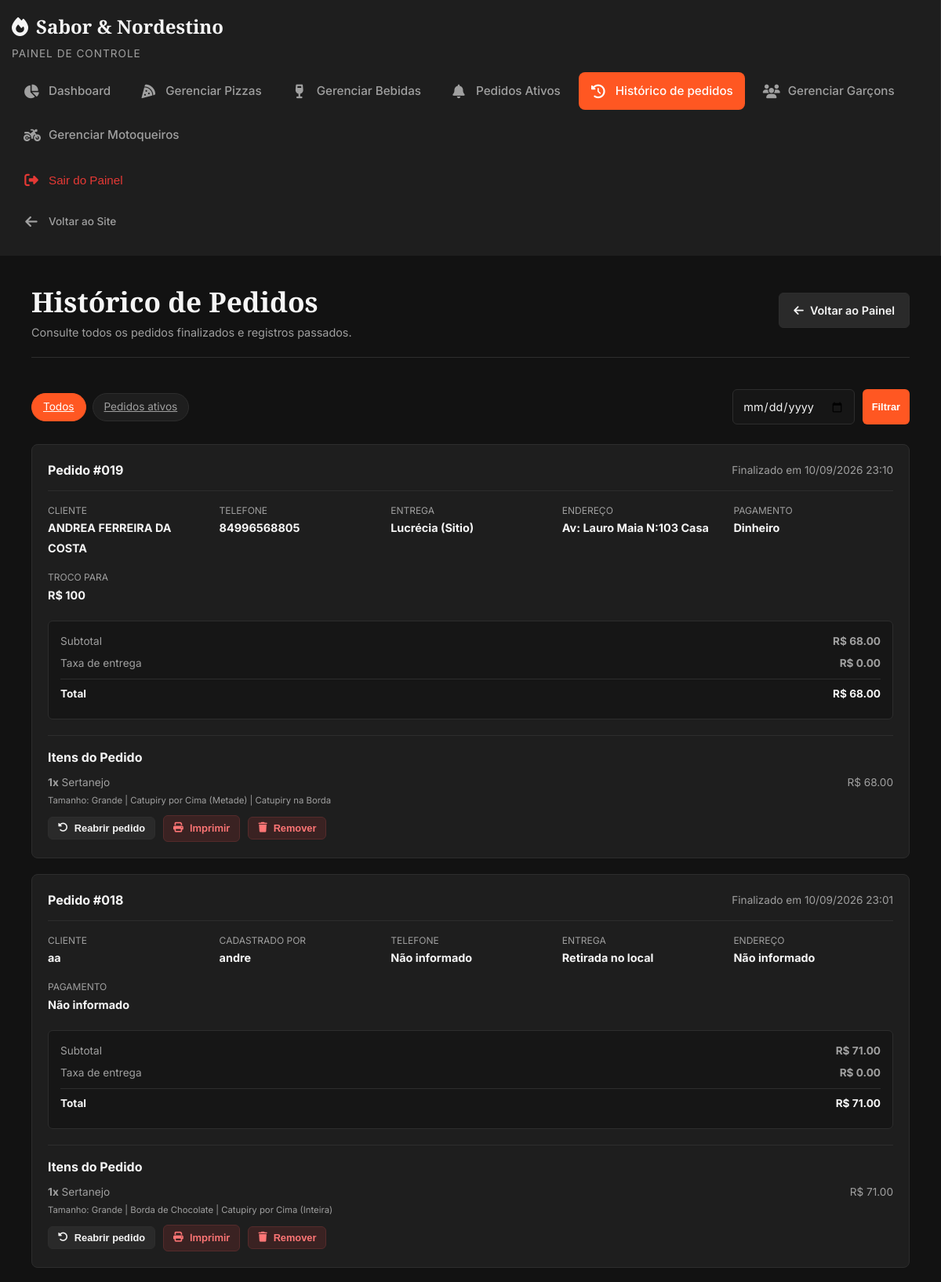
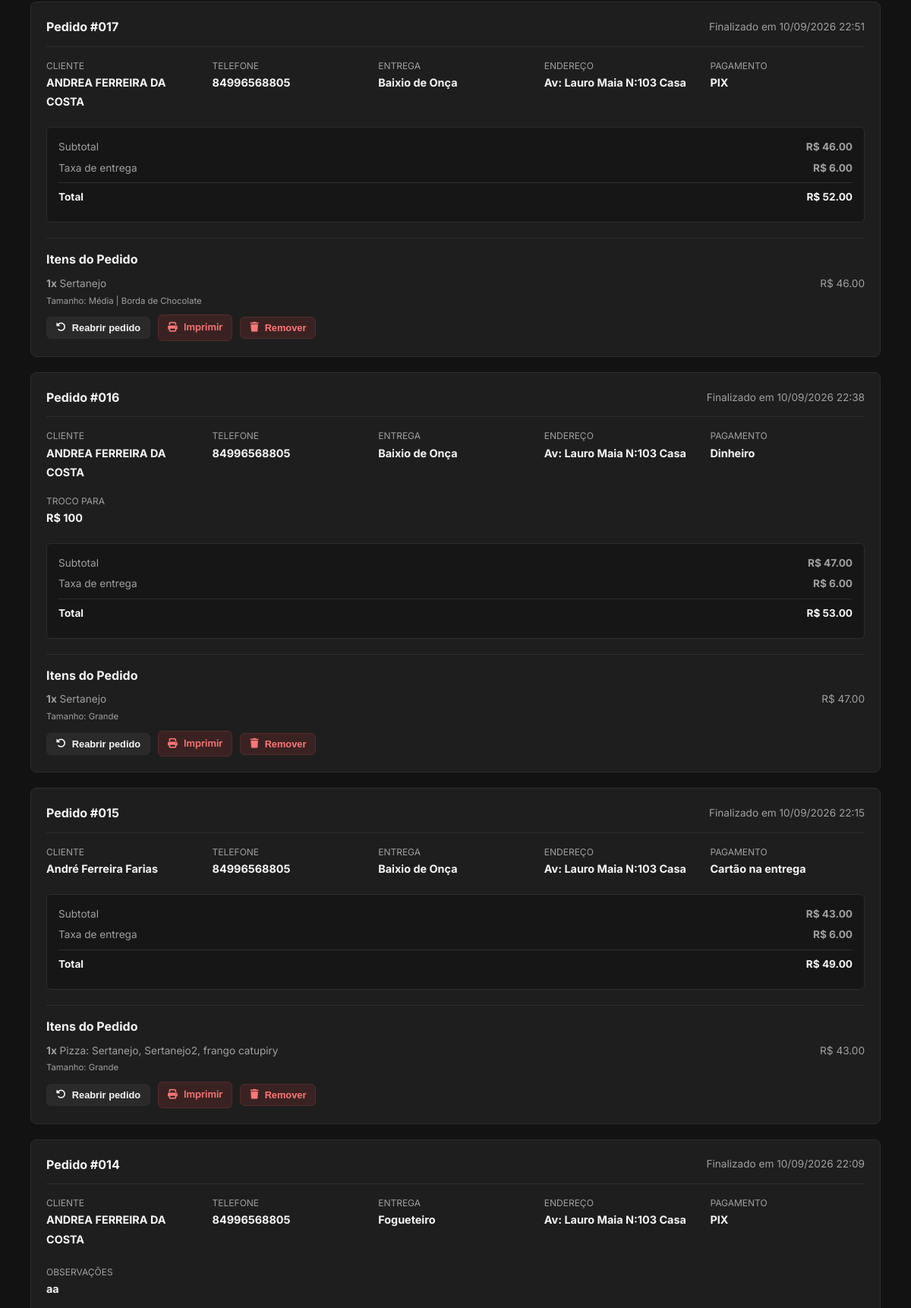
Page /painel/historico-pedidos/ (signed in, upper part) on the committed database (2 pictures, top to bottom).
### pizzaria/models.py (models this page shows, shortened)
class Pedido(SanitizedModelMixin, models.Model):
	STATUS_CHOICES = [
		("Novo", "Novo"),
		("Em andamento", "Em andamento"),
		("Em preparo", "Em preparo"),
		("Pronto", "Pronto"),
		("Entregue", "Entregue"),
		("Pago", "Pago"),
	]
	usuario = models.ForeignKey(User, on_delete=models.SET_NULL, null=True, blank=True, help_text="Garçom que registrou")
	cliente = models.CharField(max_length=100)
	cliente_token = models.CharField(max_length=64, blank=True, default='', db_index=True)
	telefone = models.CharField(max_length=20, blank=True, default="")
	endereco = models.TextField(blank=True, null=True)
	observacao = models.TextField(blank=True, null=True)
	forma_pagamento = models.CharField(max_length=30, default='', blank=True)
	troco = models.CharField(max_length=30, default='', blank=True)
	local_entrega = models.ForeignKey(TaxaEntrega, on_delete=models.SET_NULL, null=True, blank=True, help_text='Local de entrega (se aplicável)')
	taxa_entrega = models.DecimalField(max_digits=6, decimal_places=2, default=0, help_text='Valor da taxa de entrega')
	subtotal = models.DecimalField(max_digits=8, decimal_places=2, default=0, help_text='Total sem taxa de entrega')
	total = models.DecimalField(max_digits=8, decimal_places=2, default=0)
	status = models.CharField(max_length=20, choices=STATUS_CHOICES, default="Novo")
	criado_em = models.DateTimeField(auto_now_add=True)
	atualizado_em = models.DateTimeField(auto_now=True)
	reaberto_em = models.DateTimeField(null=True, blank=True)
	fechado_em = models.DateTimeField(null=True, blank=True)
	motoqueiro = models.ForeignKey(User, on_delete=models.SET_NULL, null=True, blank=True, related_name='entregas_motoqueiro', help_text="Entregador responsável")

class TaxaEntrega(SanitizedModelMixin, models.Model):
	nome = models.CharField(max_length=100, unique=True, help_text='Nome da localidade')
	taxa = models.DecimalField(max_digits=6, decimal_places=2, default=0, help_text='Valor da taxa de entrega')
	ativo = models.BooleanField(default=True, help_text='Se a entrega está disponível para este local')
	class Meta:
		verbose_name = 'Taxa de Entrega'
		verbose_name_plural = 'Taxas de Entrega'
		ordering = ['nome']

class ItemPedido(SanitizedModelMixin, models.Model):
	TIPO_CHOICES = [
		('pizza', 'Pizza'),
		('bebida', 'Bebida'),
	]
	pedido = models.ForeignKey(Pedido, on_delete=models.CASCADE, related_name='itens')
	item_tipo = models.CharField(max_length=10, choices=TIPO_CHOICES, default='pizza')
	pizza = models.ForeignKey(Pizza, on_delete=models.CASCADE, null=True, blank=True, related_name='itens_pedido')
	bebida = models.ForeignKey(Bebida, on_delete=models.CASCADE, null=True, blank=True, related_name='itens_pedido')
	quantidade = models.PositiveIntegerField(default=1)
	preco_unitario = models.DecimalField(max_digits=6, decimal_places=2)
	sabores = models.TextField(blank=True, null=True, help_text='JSON com sabores múltiplos')
	tamanho = models.CharField(max_length=1, choices=[('P', 'Pequena'), ('M', 'Média'), ('G', 'Grande')], default='G')
	borda_chocolate = models.BooleanField(default=False)
	borda_tipo = models.CharField(max_length=20, choices=[
		('catupiry', 'Catupiry'),
		('cheddar', 'Cheddar'),
		('sem_borda', 'Sem borda'),
		('catupiry_original', 'Catupiry Original'),
		('chocolate', 'Chocolate'),
	], default='catupiry')
	catupiry_cima = models.CharField(max_length=10, choices=[('nao', 'Não'), ('inteira', 'Inteira'), ('metade', 'Metade')], default='nao')
	catupiry_borda = models.BooleanField(default=False)
	@property
	def subtotal(self):
		return self.quantidade * self.preco_unitario

class Pizza(SanitizedModelMixin, models.Model):
	CATEGORIA_SALGADA = 'salgada'
	CATEGORIA_DOCE = 'doce'
	CATEGORIA_CHOICES = [
		(CATEGORIA_SALGADA, 'Pizza salgada'),
		(CATEGORIA_DOCE, 'Pizza doce'),
	]
	nome = models.CharField(max_length=100)
	ingredientes = models.CharField(max_length=255)
	imagem = models.ImageField(upload_to='pizzas/', blank=True, null=True)
	categoria = models.CharField(max_length=10, choices=CATEGORIA_CHOICES, default=CATEGORIA_SALGADA)
	disponivel = models.BooleanField(default=True)
	criado_em = models.DateTimeField(auto_now_add=True)
	especial = models.BooleanField(default=False, help_text='Atum, Carne de Sol ou 4 Queijos')

### pizzaria/views.py (the view)
# urls.py: path('painel/historico-pedidos/', views.historico_pedidos, name='historico_pedidos'),
@login_required(login_url='/login/')
def historico_pedidos(request):
	data_filtro = request.GET.get('data', '')
	pedidos = Pedido.objects.select_related('usuario', 'local_entrega').all()
	if data_filtro:
		try:
			data_obj = datetime.strptime(data_filtro, '%Y-%m-%d').date()
			pedidos = pedidos.filter(criado_em__date=data_obj)
		except ValueError:
			data_filtro = ''
	pedidos = pedidos.prefetch_related('itens__pizza', 'itens__bebida').order_by('-criado_em')
	for pedido in pedidos:
		pedido.cadastrado_por_garcom = bool(
			pedido.usuario and pedido.usuario.groups.filter(name='Garçons').exists()
		)
		for item in pedido.itens.all():
			item.sabores_nomes = []
			if item.sabores:
				try:
					item.sabores_nomes = json.loads(unescape(item.sabores)).get('nomes', [])
				except (TypeError, ValueError):
					pass
	return render(request, 'pizzaria/historico_pedidos.html', {
		'pedidos': pedidos,
		'data_filtro': data_filtro,
		'active_page': 'historico',
		'usuario_e_garcom': garcom_user(request.user),
	})

### pizzaria/context_processors.py (called while the page is built)
def usuario_painel(request):
    return {
        'usuario_e_garcom': garcom_user(request.user),
    }

### pizzaria/views.py (called while the page is built)
def garcom_user(user):
	return user.is_authenticated and user.groups.filter(name='Garçons').exists()

### pizzaria/templates/pizzaria/historico_pedidos.html (shortened to what this page needs)
{% load static %}
<!DOCTYPE html>
<html lang="pt-BR">
<head>
    <link rel="stylesheet" href="https://cdnjs.cloudflare.com/ajax/libs/font-awesome/6.4.0/css/all.min.css">
    <link rel="stylesheet" href="{% static 'pizzaria/gerenciar.css' %}?v=8">
    <link rel="stylesheet" href="{% static 'pizzaria/painel_sidebar.css' %}?v=11">
</head>
<body class="admin-body">
    <div class="admin-layout">
        {% include 'pizzaria/partials/painel_sidebar.html' with active_page='historico' %}
        <main class="admin-content">
            <header class="admin-header">
                <div>
                    <h1>Histórico de Pedidos</h1>
                    <p>Consulte todos os pedidos finalizados e registros passados.</p>
                </div>
                <div class="admin-actions-top"><a href="{% url 'painel' %}" class="btn btn-secondary"><i class="fa-solid fa-arrow-left"></i> Voltar ao Painel</a></div>
            </header>
            <div class="filter-bar">
                <div class="filter-chips">
                    <a href="{% url 'historico_pedidos' %}" class="chip active">Todos</a>
                    <a href="{% url 'painel_pedidos' %}?filtro=todos" class="chip">Pedidos ativos</a>
                </div>
                <form method="get" class="date-filter">
                    <input type="date" name="data" class="form-control" value="{{ data_filtro }}">
                    <button type="submit" class="btn btn-primary btn-sm">Filtrar</button>
                </form>
            </div>
            <div class="orders-list">
                {% for pedido in pedidos %}
                <article class="order-card-detailed">
                    <div class="order-card-header">
                        <span class="order-id">Pedido #{{ pedido.id|stringformat:"03d" }}</span>
                        <span class="order-time">
                            {% if pedido.reaberto_em %}Reabertura em {{ pedido.reaberto_em|date:"d/m/Y H:i" }}{% if pedido.status == 'Pago' and pedido.fechado_em %} · Fechado em {{ pedido.fechado_em|date:"d/m/Y H:i" }}{% endif %}
                            {% else %}Finalizado em {{ pedido.criado_em|date:"d/m/Y H:i" }}{% endif %}
                        </span>
                    </div>
                    <div class="order-card-body">
                        <div class="order-info-grid">
                            <div class="info-box"><span>Cliente</span><strong>{{ pedido.cliente }}</strong></div>
                            {% if pedido.cadastrado_por_garcom %}<div class="info-box"><span>Cadastrado por</span><strong>{{ pedido.usuario.get_full_name|default:pedido.usuario.username }}</strong></div>{% endif %}
                            <div class="info-box"><span>Telefone</span><strong>{{ pedido.telefone|default:'Não informado' }}</strong></div>
                            <div class="info-box"><span>Entrega</span><strong>{% if pedido.local_entrega %}{{ pedido.local_entrega.nome }}{% else %}Retirada no local{% endif %}</strong></div>
                            <div class="info-box"><span>Endereço</span><strong>{% if pedido.endereco %}{{ pedido.endereco }}{% else %}Não informado{% endif %}</strong></div>
                            <div class="info-box"><span>Pagamento</span><strong>{% if pedido.forma_pagamento %}{{ pedido.forma_pagamento }}{% else %}Não informado{% endif %}</strong></div>
                            {% if pedido.troco %}<div class="info-box"><span>Troco para</span><strong>R$ {{ pedido.troco }}</strong></div>{% endif %}
                        </div>
                        {% if pedido.observacao %}<div class="info-box"><span>Observações</span><strong>{{ pedido.observacao }}</strong></div>{% endif %}
                        <div class="order-finance-box">
                            <div class="fin-row"><span>Subtotal</span><strong>R$ {{ pedido.subtotal }}</strong></div>
                            <div class="fin-row"><span>Taxa de entrega</span><strong>R$ {{ pedido.taxa_entrega }}</strong></div>
                            <div class="fin-row total"><span>Total</span><strong>R$ {{ pedido.total }}</strong></div>
                        </div>
                    </div>
                    <div class="order-items-section">
                        <h4>Itens do Pedido</h4>
                        {% for item in pedido.itens.all %}
                        <div class="order-item-row">
                            <span><strong>{{ item.quantidade }}x</strong> {% if item.item_tipo == 'bebida' %}{{ item.bebida.nome }}{% elif item.sabores_nomes %}Pizza: {{ item.sabores_nomes|join:', ' }}{% else %}{{ item.pizza.nome }}{% endif %}<br><small>{% if item.item_tipo == 'pizza' %}Tamanho: {% if item.tamanho == 'P' %}Pequena{% elif item.tamanho == 'M' %}Média{% else %}Grande{% endif %}{% if item.borda_chocolate %} | Borda de Chocolate{% endif %}{% if item.catupiry_cima == 'inteira' %} | Catupiry por Cima (Inteira){% elif item.catupiry_cima == 'metade' %} | Catupiry por Cima (Metade){% endif %}{% if item.catupiry_borda %} | Catupiry na Borda{% endif %}{% endif %}</small></span>
                            <span>R$ {{ item.subtotal }}</span>
                        </div>
                        {% endfor %}
                    </div>
                    <div class="action-buttons-group">
                        {% if not usuario_e_garcom %}
                        <button type="button" class="btn btn-secondary btn-sm reopen-order-btn" data-target="reabrir-{{ pedido.id }}"><i class="fa-solid fa-rotate-left"></i> Reabrir pedido</button>
                        {% endif %}
                        <a href="{% url 'pedido_imprimir' pedido.id %}" class="btn btn-danger btn-sm" target="_blank"><i class="fa-solid fa-print"></i> Imprimir</a>
                        {% if not usuario_e_garcom %}
                        <form method="post" action="{% url 'pedido_excluir' pedido.id %}" onsubmit="return confirm('Tem certeza que deseja remover este pedido?');">
                            <button type="submit" class="btn btn-danger btn-sm"><i class="fa-solid fa-trash"></i> Remover</button>
                        </form>
                        {% endif %}
                    </div>
                </article>
                {% empty %}
                <div class="order-card-detailed"><h3>Nenhum pedido registrado</h3><p class="order-time">Os pedidos realizados aparecerão aqui.</p></div>
                {% endfor %}
            </div>
        </main>
    </div>
</body>
</html>

### pizzaria/static/pizzaria/gerenciar.css (style rules this page uses)
:root { --bg-main: #121212; --bg-card: #1E1E1E; --border-color: #2D2D2D; --text-light: #F5F5F5; --text-muted: #A0A0A0; --primary: #FF5722; --primary-hover: #F4511E; --font-serif: 'Playfair Display', serif; --font-sans: 'Inter', sans-serif; }
* { box-sizing: border-box; margin: 0; padding: 0; }
body.admin-body { background-color: var(--bg-main); color: var(--text-light); font-family: var(--font-sans); height: 100vh; overflow: hidden; }
.admin-layout { display: flex; height: 100vh; }
.admin-content { flex: 1; background-color: var(--bg-main); overflow-y: auto; padding: 30px 40px; }
.admin-header { display: flex; justify-content: space-between; align-items: center; margin-bottom: 40px; border-bottom: 1px solid var(--border-color); padding-bottom: 20px; flex-wrap: wrap; gap: 15px; }
.admin-header h1 { font-family: var(--font-serif); font-size: 2.2rem; }
.admin-header p { color: var(--text-muted); font-size: 0.9rem; }
.admin-actions-top { display: flex; gap: 10px; }
.btn { display: inline-flex; align-items: center; justify-content: center; gap: 8px; padding: 10px 18px; border-radius: 6px; font-size: 0.9rem; font-weight: 600; cursor: pointer; text-decoration: none; border: none; transition: 0.2s; }
.btn-primary { background-color: var(--primary); color: #fff; }
.btn-secondary { background-color: #2A2A2A; color: var(--text-light); border: 1px solid var(--border-color); }
.btn-danger { background-color: #3A2222; color: #ff7676; border: 1px solid #552B2B; }
.btn-sm { padding: 6px 12px; font-size: 0.8rem; }
.filter-bar { display: flex; justify-content: space-between; align-items: center; margin-bottom: 25px; flex-wrap: wrap; gap: 15px; }
.filter-chips { display: flex; gap: 8px; }
.chip { background-color: var(--bg-card); border: 1px solid var(--border-color); color: var(--text-muted); padding: 6px 14px; border-radius: 20px; cursor: pointer; font-size: 0.85rem; }
.chip.active { background-color: var(--primary); color: #fff; border-color: var(--primary); }
.date-filter { display: flex; gap: 10px; }
.orders-list { display: flex; flex-direction: column; gap: 20px; }
.order-card-detailed { background-color: var(--bg-card); border: 1px solid var(--border-color); border-radius: 8px; padding: 20px; }
.order-card-header { display: flex; justify-content: space-between; align-items: center; border-bottom: 1px solid var(--border-color); padding-bottom: 12px; margin-bottom: 15px; flex-wrap: wrap; gap: 10px; }
.order-id { font-weight: 700; }
.order-time { color: var(--text-muted); font-size: 0.85rem; }
.order-info-grid { display: grid; grid-template-columns: repeat(auto-fit, minmax(180px, 1fr)); gap: 15px; margin-bottom: 20px; }
.info-box span { display: block; font-size: 0.75rem; color: var(--text-muted); text-transform: uppercase; }
.info-box strong { font-size: 0.9rem; }
.order-finance-box { background-color: #161616; border: 1px solid var(--border-color); border-radius: 6px; padding: 15px; margin-top: 15px; }
.fin-row { display: flex; justify-content: space-between; font-size: 0.85rem; color: var(--text-muted); margin-bottom: 6px; }
.fin-row.total { color: var(--text-light); font-weight: bold; border-top: 1px solid var(--border-color); padding-top: 8px; margin-top: 8px; }
.action-buttons-group { display: flex; flex-wrap: wrap; align-items: center; gap: 10px; margin-top: 8px; }
.action-buttons-group form { margin: 0; }
.order-items-section { margin-top: 20px; border-top: 1px solid var(--border-color); padding-top: 15px; }
.order-item-row { display: flex; justify-content: space-between; font-size: 0.85rem; margin-top: 8px; color: var(--text-muted); }
.form-control { width: 100%; background-color: #161616; border: 1px solid var(--border-color); border-radius: 6px; padding: 12px; color: var(--text-light); font-family: var(--font-sans); font-size: 0.9rem; outline: none; }

### pizzaria/static/pizzaria/painel_sidebar.css (style rules this page uses)
.admin-body { margin: 0; padding: 0; background-color: var(--bg-main); line-height: 1.6; overflow: hidden; }
.admin-layout { display: flex; height: 100vh; }
@media (max-width: 1200px) { .admin-layout { flex-direction: column; } }

### rows in the picture
Pedido: id "019", criado_em "10/09/2026 23:10", cliente "ANDREA FERREIRA DA COSTA", telefone "84996568805", local_entrega.nome "Lucrécia (Sitio)", endereco "Av: Lauro Maia N:103 Casa", forma_pagamento "Dinheiro", troco "100", subtotal "68.00", taxa_entrega "0.00", total "68.00", shows "Remover"
ItemPedido: quantidade "1", pizza.nome "Sertanejo", shows "Tamanho:", item_tipo "Grande", subtotal "68.00"
Pedido: id "018", criado_em "10/09/2026 23:01", cliente "aa", usuario.get_full_name "andre", telefone "Não informado", shows "Retirada no local", endereco "Não informado", forma_pagamento "Não informado", subtotal "71.00", taxa_entrega "0.00", total "71.00", shows "Remover"
ItemPedido: quantidade "1", pizza.nome "Sertanejo", shows "Tamanho:", item_tipo "Grande", subtotal "71.00"
Pedido: id "017", criado_em "10/09/2026 22:51", cliente "ANDREA FERREIRA DA COSTA", telefone "84996568805", local_entrega.nome "Baixio de Onça", endereco "Av: Lauro Maia N:103 Casa", forma_pagamento "PIX", subtotal "46.00", taxa_entrega "6.00", total "52.00", shows "Remover"
ItemPedido: quantidade "1", pizza.nome "Sertanejo", shows "Tamanho:", item_tipo "Média", subtotal "46.00"
Pedido: id "016", criado_em "10/09/2026 22:38", cliente "ANDREA FERREIRA DA COSTA", telefone "84996568805", local_entrega.nome "Baixio de Onça", endereco "Av: Lauro Maia N:103 Casa", forma_pagamento "Dinheiro", troco "100", subtotal "47.00", taxa_entrega "6.00", total "53.00", shows "Remover"
ItemPedido: quantidade "1", pizza.nome "Sertanejo", shows "Tamanho:", item_tipo "Grande", subtotal "47.00"
Pedido: id "015", criado_em "10/09/2026 22:15", cliente "André Ferreira Farias", telefone "84996568805", local_entrega.nome "Baixio de Onça", endereco "Av: Lauro Maia N:103 Casa", forma_pagamento "Cartão na entrega", subtotal "43.00", taxa_entrega "6.00", total "49.00", shows "Remover"
ItemPedido: quantidade "1", sabores_nomes "Sertanejo, Sertanejo2, frango catupiry", shows "Tamanho:", item_tipo "Grande", subtotal "43.00"
Pedido: id "014", criado_em "10/09/2026 22:09", cliente "ANDREA FERREIRA DA COSTA", telefone "84996568805", local_entrega.nome "Fogueteiro", endereco "Av: Lauro Maia N:103 Casa", forma_pagamento "PIX", observacao "aa"
